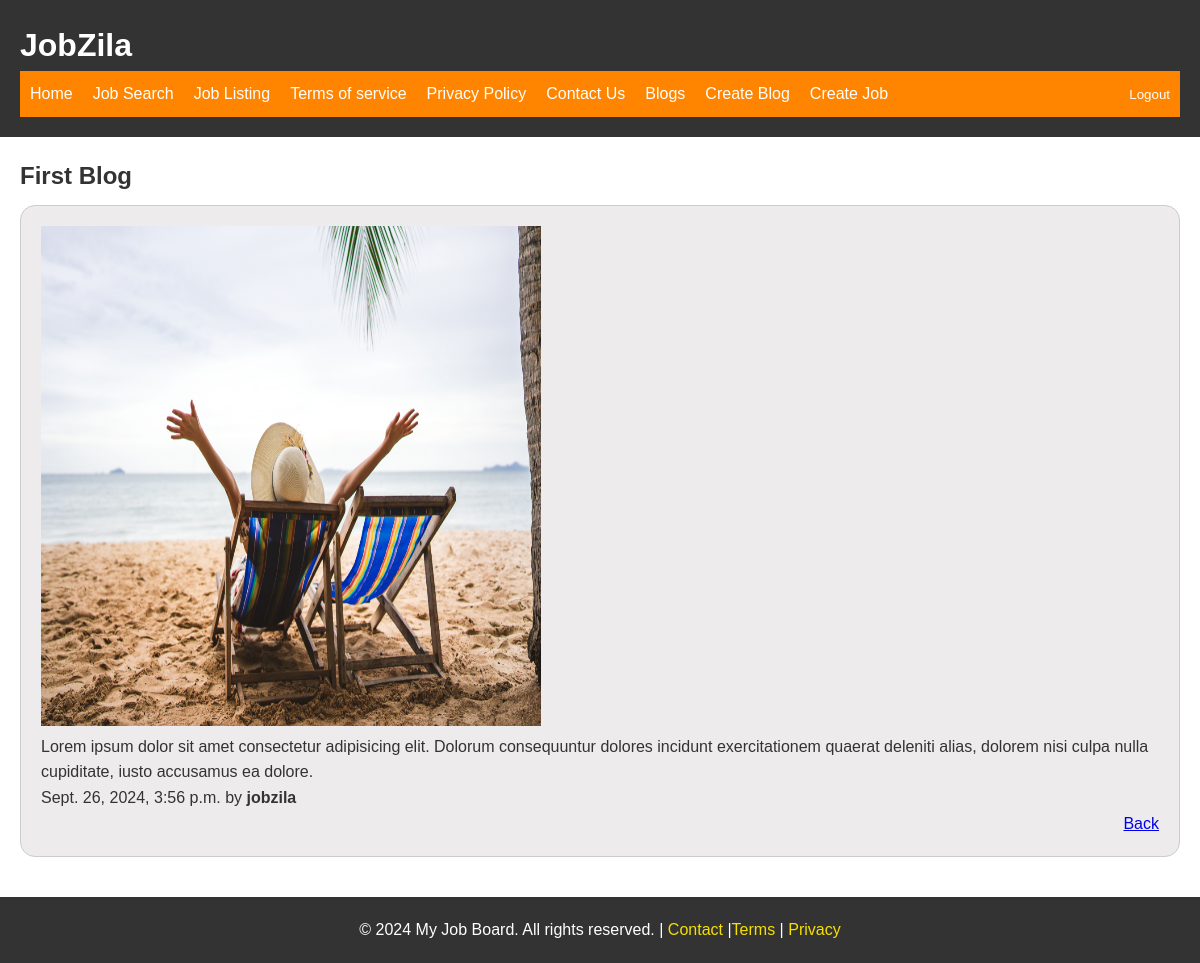
Page /blogs/first-post (signed in) on the committed database.
### blogs/models.py (models this page shows, shortened)
class Blog(models.Model):
    title = models.CharField(max_length=90)
    body = models.TextField()
    slug = models.SlugField()
    link = models.URLField()
    date = models.DateTimeField(auto_now_add=True)
    author = models.ForeignKey(User, on_delete=models.CASCADE, default=None)
    banner = models.ImageField(default="", blank="True")

### blogs/views.py (the view)
# urls.py: path("<slug:slug>", views.blog_page, name="blogdetails"),
def blog_page(request, slug):
    blog = Blog.objects.get(slug=slug)
    return render(request, "blog_post.html", {"blog": blog})

### blogs/templates/blog_post.html
{% extends "masterpage.html" %} {% block title%} Jobzila Home{% endblock title%}
{% block maincontent %}
<section id="joblist-section">
    <h2>{{ blog.title }}</h2>
    <div class="joblisting-div">
        <div class="job-listing">
            <div>
                <img width=500, height=500 src="{{blog.banner.url}}" alt="">
            </div>
            <p>{{ blog.body }}</p>
            <p>{{ blog.date }}  by <strong>{{blog.author}}</strong></p>
            <p class="learn-more"><a href="{%url 'blogs:bloglist'%}">Back</a></p>
        </div>
    </div>
  </section>
{% endblock %}

### static/css/style.css (style rules this page uses)
* { margin: 0; padding: 0; }
body { font-family: 'Gill Sans', 'Gill Sans MT', Calibri, 'Trebuchet MS', sans-serif; font-size: 16px; line-height: 1.6; color: #333; }
#joblist-section { padding: 20px; }
#joblist-section h2 { margin-bottom: 10px; }
.job-listing { margin-bottom: 20px; border: 1px solid #ccc; padding: 20px; border-radius: 15px; background-color: #edebeb; }
.learn-more { text-align: right; }

### rows in the picture
Blog: title "First Blog", banner (picture), body "Lorem ipsum dolor sit amet consectetur adipisicing elit. Dolorum consequuntur dolores incidunt exercitationem quaerat deleniti alias, dolorem nisi culpa nulla cupiditate, iusto accusamus ea dolore.", date "Sept. 26, 2024, 3:56 p.m.", author "jobzila"
